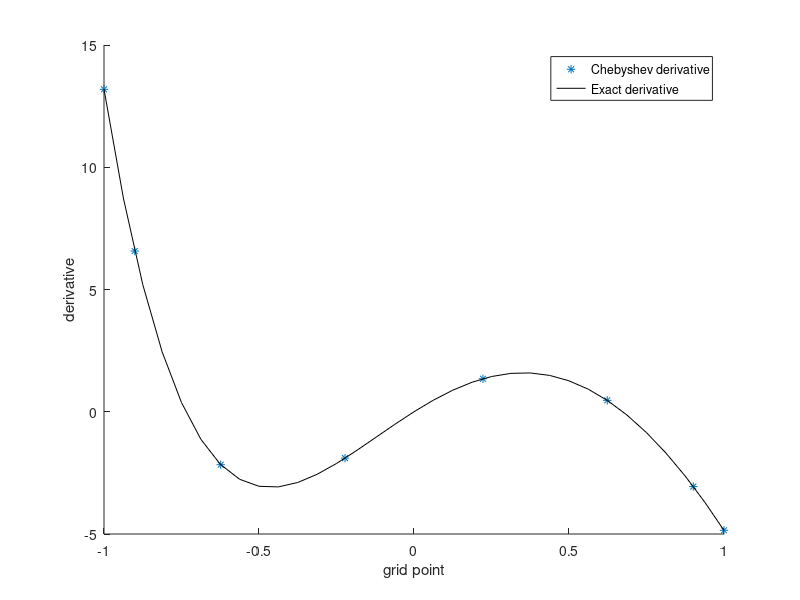
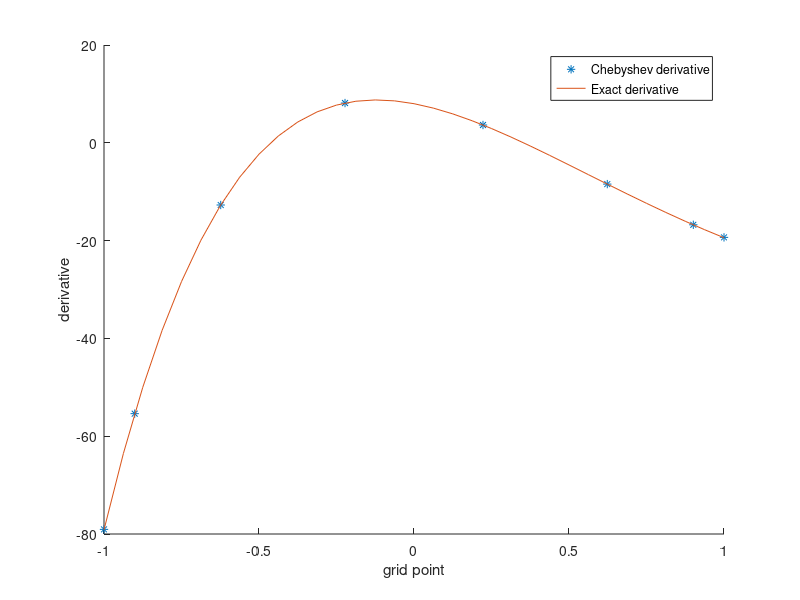

The MATLAB script that drew these images, in order:
clear allclcfunction re=u(x)  re=4*(x.^2-x.^4).*exp(-x/2)endfunctionfunction re=firstd(x)  re=4*(exp(-x/2).*(2*x-4*x.^3)-1/2*exp(-x/2).*(x.^2-x.^4))endfunctionfunction re=secd(x)  re=-47*exp(-x/2).*x.^2   -exp(-x/2).*x.^4+16*exp(-x/2).*x.^3-8*exp(-x/2).*x+8*exp(-x/2)endfunctiond=[]n=8x=[0:1:n-1]x=cos(x/(n-1)*pi)#x=[1,0.809,0.309,-0.309,-0.809,-1]N=n-1cj=1ck=1for j =1:n  cj=1  if(j==1 || j==n)    cj=2  endif  for k =1:n    ck=1        if(k==1 || k==n)      ck=2    endif    if(j!=k)      d(j,k)=cj*(-1)^(j+k-2)/(ck*(x(1,j)-x(1,k)))    elseif (j==k && j==1)      d(j,k)=(2*N^2+1)/6    elseif (j==k && j==n)      d(j,k)=-(2*N^2+1)/6    else      d(j,k)=-x(1,j)/(2*(1-x(1,j)^2))    endif  endendu1=u(x)t1=rot90(u1,-1)yd=d*rot90(u1,-1)figure(1)hold onplot(x,yd,"*")xreal=linspace(-1,1,33)fd=firstd(xreal)plot(xreal,fd,"k")legend("Chebyshev derivative", "Exact derivative")legend('Location', "northeast")xlabel("grid point");ylabel("derivative");hold offprint("-djpeg",["D1_5",'.jpg'])D = d*dfigure(2)ydd=d*(d*t1)hold onplot(x,ydd,"*")plot(xreal,secd(xreal))legend("Chebyshev derivative", "Exact derivative")legend('Location', "northeast")xlabel("grid point");ylabel("derivative");hold offprint("-djpeg",["D2_5",'.jpg'])